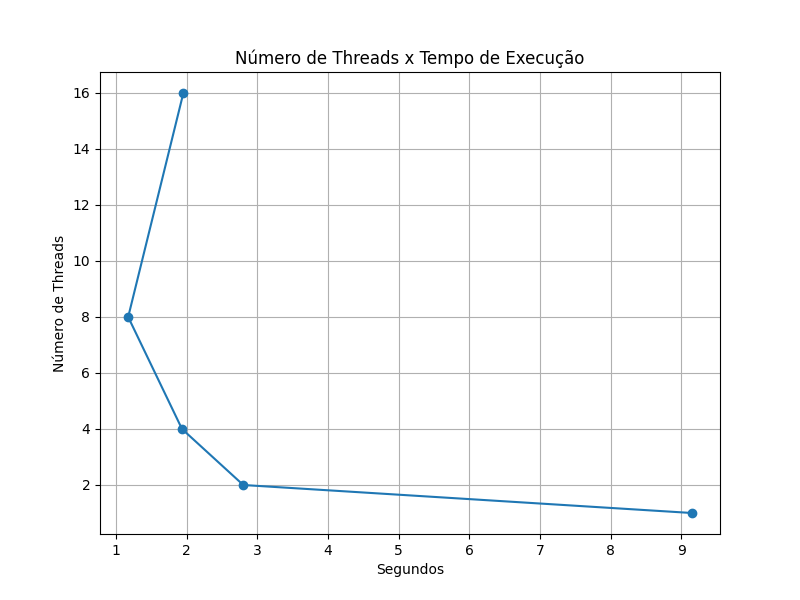

The script that saved this image:
import time
import matplotlib.pyplot as plt
import asyncio
import aiohttp

async def ex1():
    urls = ["https://darksouls2.wiki.fextralife.com/Lore",
            "https://www.reddit.com/r/DarkSouls2/comments/6ng896/summary_of_dark_souls_2_lore",
            "https://www.quora.com/Could-you-explain-the-lore-of-Dark-Souls-2",
            "https://en.wikipedia.org/wiki/Dark_Souls_II",
            "https://steamcommunity.com/sharedfiles/filedetails/?id=1436671498",
            "https://fextralife.com/dark-souls-2-total-lore-and-location-breakdown/",
            "http://soulslore.wikidot.com/dark-souls2",
            "https://www.reddit.com/r/DarkSouls2/comments/ld257b/dark_soul_2s_lore_is_integral_to_the_series_why",
            "https://darksouls2.wiki.fextralife.com/About+Dark+Souls+2",
            "https://darksouls2.wiki.fextralife.com/Bosses", "https://darksouls2.wiki.fextralife.com/Merchants",
            "https://darksouls2.wiki.fextralife.com/Equipment+&+Magic", "https://darksouls2.wiki.fextralife.com/Magic",
            "https://darksouls2.wiki.fextralife.com/Armor",
            "https://darksouls2.wiki.fextralife.com/Weapons", "https://darksouls2.wiki.fextralife.com/Shields"]

    tempos = []

    async def download_url(session, url, sem):
        async with sem:
            async with session.get(url) as response:
                content = await response.text()
                print(f"Downloaded {url}: {len(content)} bytes")

    async def calcular_tempo(threads):
        inicio = time.time()
        sem = asyncio.Semaphore(threads)
        async with aiohttp.ClientSession() as session:
            await asyncio.gather(*(download_url(session, url, sem) for url in urls))
        fim = time.time()
        return fim - inicio

    print(f"Número de URLs: {len(urls)}")
    for i in range(0, 5):
        tempo = await calcular_tempo(2 ** i)
        tempos.append(tempo)
        print(f"{2 ** i} threads: {tempo:.4f} segundos")

    plt.figure(figsize=(8, 6))
    plt.plot(tempos, [(2 ** i) for i in range(0, 5)], marker='o')
    plt.title('Número de Threads x Tempo de Execução')
    plt.xlabel('Segundos')
    plt.ylabel('Número de Threads')
    plt.grid(True)
    plt.savefig("tp2_ex11.png")


if __name__ == "__main__":
    asyncio.run(ex1())